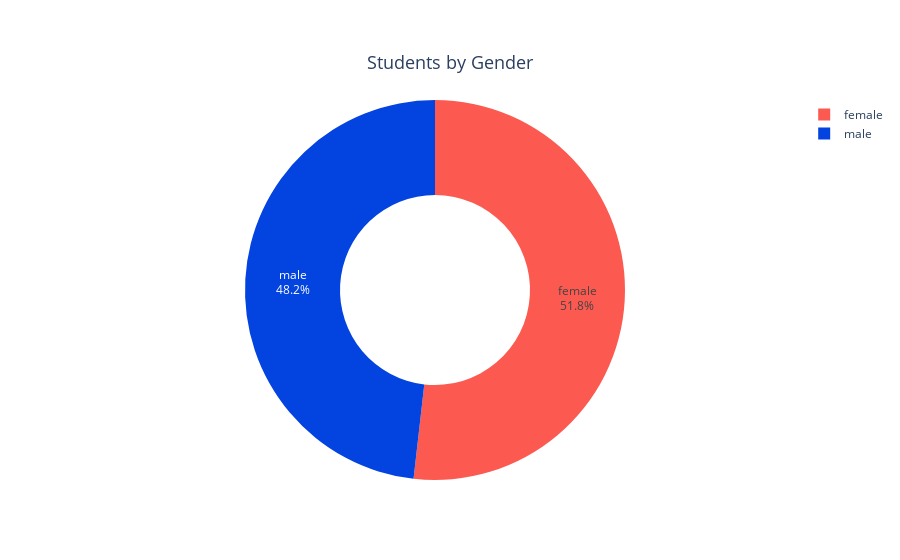

The notebook cell this image was saved under:
### Code cell
# Donut plot by gender
gender=df['gender'].value_counts()

colors=['#FC5A50','#0343DF']
donut=go.Pie(values = gender.values, labels=gender.index, marker=dict(colors=colors), textinfo='label+percent' , hole=0.5, pull= [0,0,0,0,0,0])

layout=go.Layout(title=dict(text='Students by Gender', x=.50,y=.90,font_size=18))

fig=go.Figure(data=donut,layout=layout)

fig.show()

### Figure 1 — Plotly figure (JSON) as saved in the notebook; plotly's stock layout.template omitted (floating-point values rounded to 4 significant figures)
{"data": [{"hole": 0.5, "labels": ["female", "male"], "marker": {"colors": ["#FC5A50", "#0343DF"]}, "pull": [0, 0, 0, 0, 0, 0], "textinfo": "label+percent", "type": "pie", "values": [518, 482]}], "layout": {"title": {"font": {"size": 18}, "text": "Students by Gender", "x": 0.5, "y": 0.9}}}
